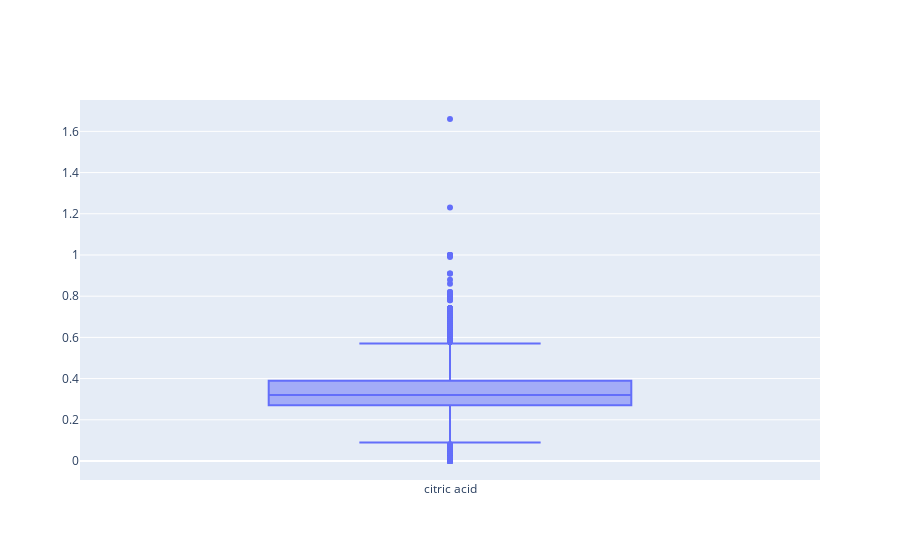

The code cell stored with this chart in its notebook:
### Code cell
# c) with plotly
import plotly.graph_objects as go

fig = go.Figure()
fig.add_trace(go.Box(y = df['citric acid'],name = 'citric acid'))
fig.show()

### Figure 1 — Plotly figure (JSON) as saved in the notebook; plotly's stock layout.template omitted (floating-point values rounded to 4 significant figures; data arrays with more than 128 entries replaced by an {"elided": "..."} marker saying what was removed)
{"data": [{"name": "citric acid", "type": "box", "y": {"elided": "4898 float values"}}], "layout": {}}
